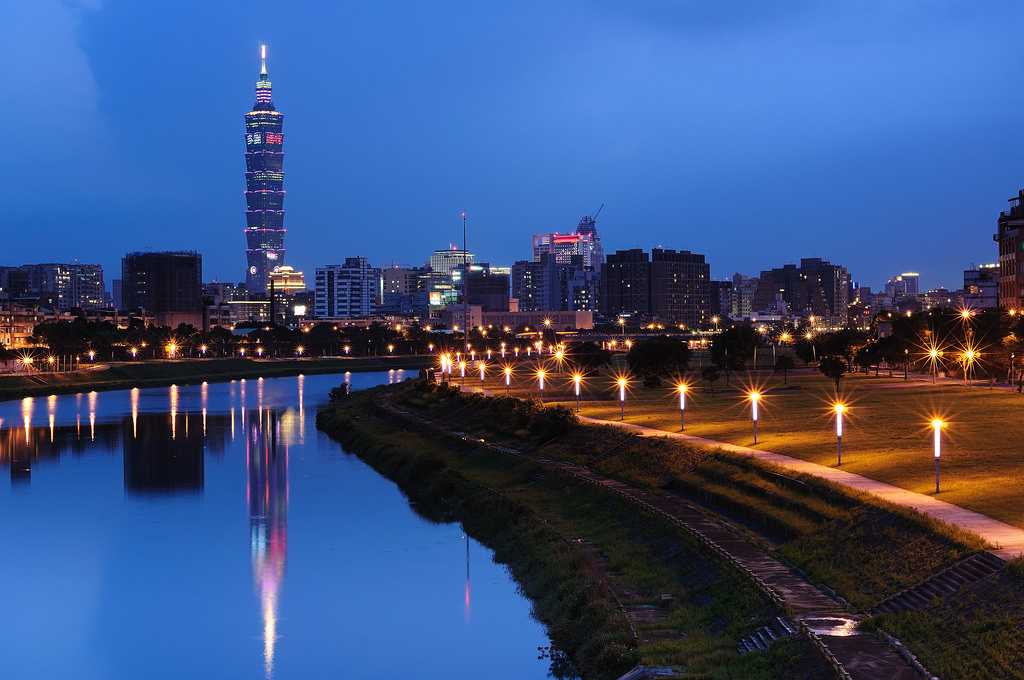
#> input picture original.bmp, 1024 x 680 px
$ python encrypt.py
#> lines starting #> are read from the running program, lines starting #| are printed output that depends on the picture
from PIL import Image
import random

## import original image

org_img = Image.open("original.bmp")
#> org_img is the input picture: PIL image 1024x680 RGB; mean R, G, B 59.1, 81.3, 127.7

## define weights randomly

wt = [(1,2,3),(3,2,1)],[(1,2,3),(3,2,1)] # rgb[2][2], 0 ~ 255

def weight_random():
	for i in range(0, 2):
		for j in range(0, 2):
			wt[i][j] = (random.randint(0,255),random.randint(0,255),random.randint(0,255))

## initialize

en_times = 5

## do encrypt en_times times

for en_times_u in range(0, en_times):

	## random weight

	weight_random()

	## zero padding

	org_img_arr = org_img.load()

	pad_img = Image.new("RGB", (org_img.size[0] + 2, org_img.size[1] + 2))

	pad_img_arr = pad_img.load()

	for i in range(0, org_img.size[0]):
		for j in range(0, org_img.size[1]):
			pad_img_arr[i + 1, j + 1] = org_img_arr[i, j]

	## cal from weight

	new_img = Image.new("RGB", (pad_img.size[0] - 1, pad_img.size[1] - 1))

	new_img_arr = new_img.load()

	for i in range(0, new_img.size[1]):
		for j in range(0, new_img.size[0]):
			## cal r, g, b by mult weight
			rc, gc, bc = 0, 0, 0
			for a in range(0, 2):
				for b in range(0, 2):
					rc += (pad_img_arr[j + b, i + a][0]) + wt[a][b][0]
					gc += (pad_img_arr[j + b, i + a][1]) + wt[a][b][1]
					bc += (pad_img_arr[j + b, i + a][2]) + wt[a][b][2]
					while rc >= 256:
						rc -= 256
					while gc >= 256:
						gc -= 256
					while bc >= 256:
						bc -= 256
			## assign to new img
			new_img_arr[j,i] = (rc, gc, bc)

	## hiding weight

	index = 0
	for i in range(0, 2):
		for j in range(0, 2):
			new_img_arr[new_img.size[0] - 1, index] = (int(wt[i][j][0]),
								   					   int(wt[i][j][1]),
								   					   int(wt[i][j][2]))
			index += 1

	## print the randomly weights and the times we encryp

	print(en_times_u + 1,
		  new_img_arr[new_img.size[0] - 1, 0],
	      new_img_arr[new_img.size[0] - 1, 1],
	      new_img_arr[new_img.size[0] - 1, 2],
	      new_img_arr[new_img.size[0] - 1, 3])

	## saving new img

	name = str(en_times_u + 1) + ".bmp"

	new_img.save(name)

	## return to front and do another time

	org_img = new_img
#> this loop made 5 passes
#| 1 (197, 215, 20) (132, 248, 207) (155, 244, 183) (111, 71, 144)
#| 2 (71, 48, 128) (75, 158, 50) (37, 169, 241) (51, 181, 222)
#| 3 (161, 104, 244) (226, 133, 31) (7, 47, 204) (0, 252, 170)
#| 4 (124, 166, 32) (97, 113, 122) (72, 229, 46) (41, 163, 250)
#| 5 (55, 154, 149) (63, 170, 104) (147, 227, 46) (197, 162, 123)
#> pass 1, `new_img.save(name)`:
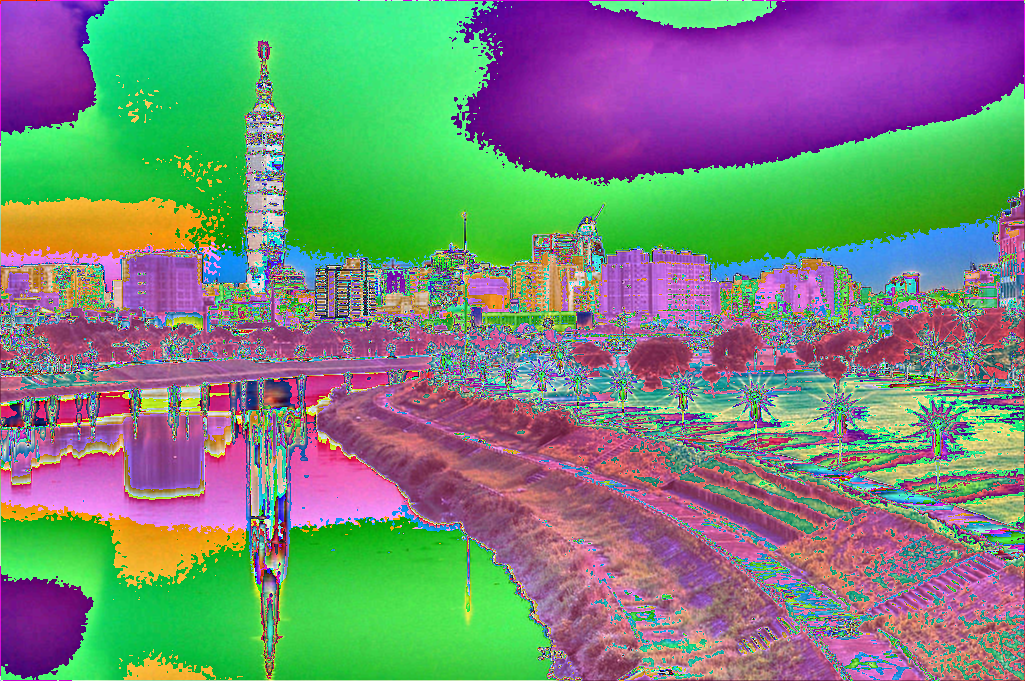
#> saved as 1.bmp: PIL image 1025x681 RGB; mean R, G, B 120.4, 135.3, 122.9
#> after the loop:
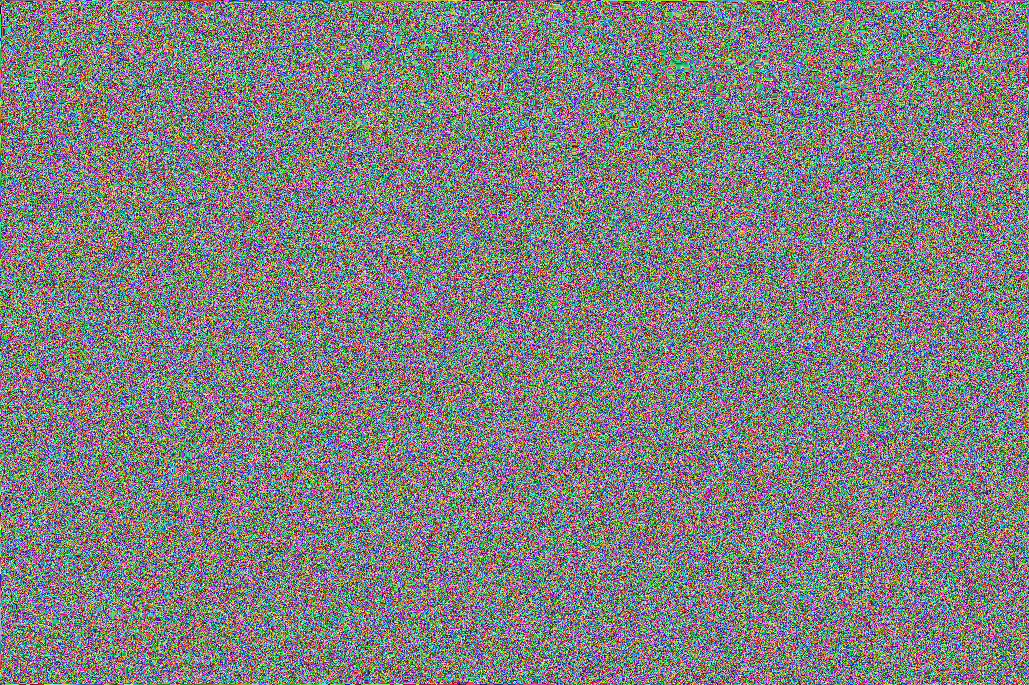
#> new_img: PIL image 1029x685 RGB; mean R, G, B 127.3, 127.8, 127.5
